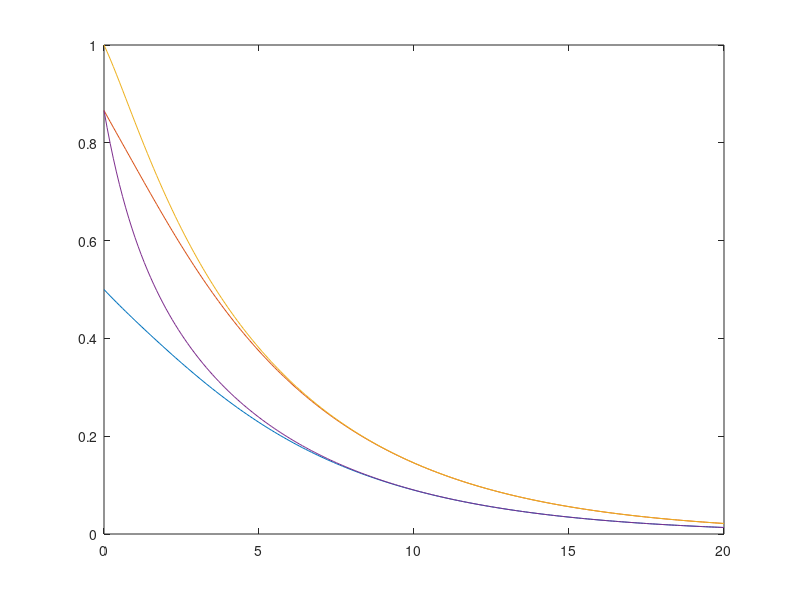

This figure's MATLAB source:
function ej26_val_contorno

  D = 0.5;
  B = D * [-2 , 1 , 0 , 0 ; 1 , -2 , 1 , 0; 0 , 1 , -2 , 1; 0 , 0 , 1 , -2];
  x = 0 : 1 : 5;
  L = 6;

  dt = 0.1;
  w = 0.5;
  t = 0 : dt : 20;
  u_0 = [sin(pi/L) ; sin((pi*2)/L);sin((pi*3)/L);sin((pi*4)/L)]
  u(:,1) = u_0;

  for i=2 : length(t)
    k1 = dt * (B*u(:,i-1));
    tg = t(i-1) + dt/(2*w);
    ug = u(:,i-1) + k1/(2*w);
    k2 = dt * (B*ug);
    u(:,i) = u(:,i-1) + (1-w)*k1 + w * k2;
  endfor

  plot(t, u)


endfunction

